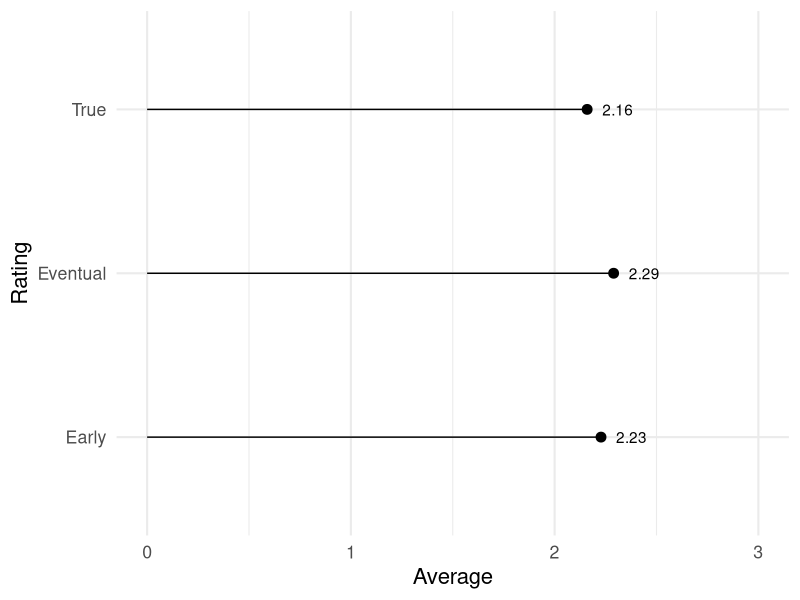

Source code (R):
## ---- chunk 1
library(tidyverse)
## ---- chunk 2
shoe_options = c('cheap', 'expensive')
sat_options = 1:3

sim_ratings <- function(ct=10000,
                        cheap_sat_prob=c(.2, .6, .2),
                        exp_sat_prob=c(.1, .5, .4),
                        rate_probs=c(.1, .2),
                        rate_mult=2,
                        late_probs=c(.5, .25)) {
  ret <- tibble(user=1:ct,
              shoes=sample(shoe_options, size=ct, replace=TRUE))

  ret %>%
    mutate(satisfaction=ifelse(shoes=='cheap',
                               sample(sat_options, size=ct,
                                      replace=TRUE, prob=cheap_sat_prob),
                               sample(sat_options, size=ct,
                                      replace=TRUE, prob=exp_sat_prob))) %>%
    mutate(rates_prob=ifelse(shoes=='cheap', rate_probs[[1]], rate_probs[[2]]) * 
             ifelse(satisfaction != 2, rate_mult, 1)) %>%
    mutate(rates_late_prob=ifelse(satisfaction != 2, 
                                  late_probs[[1]], late_probs[[2]])) %>%
    mutate(rates=rbinom(ct, 1, rates_prob),
           rates_late=rbinom(ct, 1, rates_late_prob))
}

sim1 <- sim_ratings()

res1 <- with(sim1, tribble(
  ~ name, ~value,
  "True", mean(satisfaction),
  "Early", mean(satisfaction[rates & !rates_late]),
  "Eventual", mean(satisfaction[as.logical(rates)])
))

theme_set(theme_minimal(base_size=16))

ggplot(res1, aes(name, value, label=sprintf('%0.2f', value))) +
  geom_point(size = 3, color = "black") + 
  geom_segment(aes(x=name, xend=name, y=0, yend=value)) +
  geom_text(nudge_y=.15) +
  scale_y_continuous("Average", limits=c(0,3)) +
  coord_flip() +
  labs("Simulation 1: Parameters in Text",
       x="Rating")

